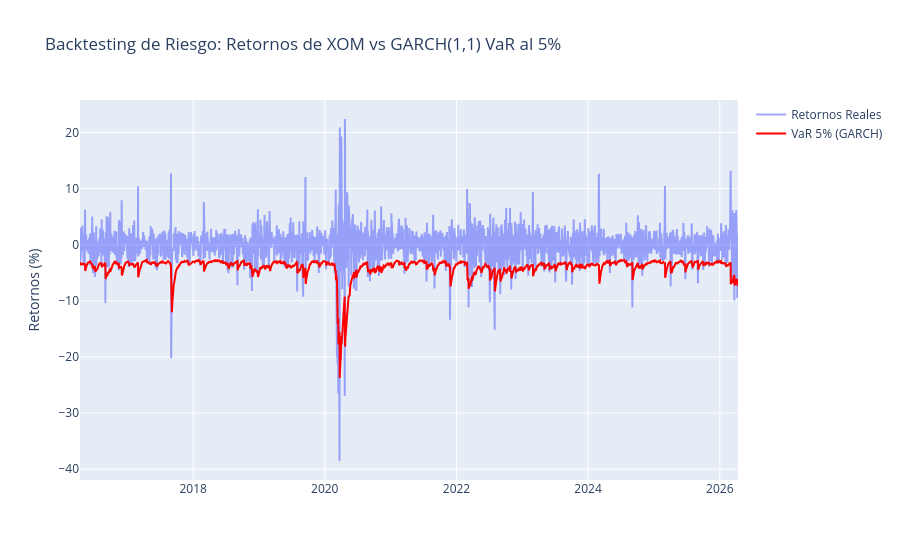

The notebook cell this image was saved under:
### Markdown cell above
Se ajusta un modelo GARCH(1,1) sobre los retornos, asumiendo una distribución t para capturar mejor colas pesadas típicas de los datos financieros. 

A partir de esta volatilidad, se calcula el Value at Risk (VaR) al 5%, utilizando el cuantil empírico de los residuales estandarizados. El VaR representa la pérdida máxima esperada bajo condiciones normales con un 95% de confianza.

Finalmente, se grafica la serie de retornos junto con el VaR estimado, lo que permite visualizar en qué momentos las pérdidas reales superan el umbral de riesgo, evaluando así la capacidad del modelo para capturar eventos extremos.

### Code cell
# Ajuste del modelo GARCH(1,1)
am = arch_model(returns, vol='Garch', p=1, q=1, dist='t')
res = am.fit(disp='off')


# Extraemos la volatilidad condicional modelada (Varianza que predijimos)
cond_vol = res.conditional_volatility

# Cálculo del Value at Risk (VaR) Histórico Condicional (GARCH) al 5%
# Cuantil empírico al 5% de los residuales estandarizados
q_5 = res.std_resid.quantile(0.05)

# VaR = Media Condicional + (Cuantil * Volatilidad Condicional)
# GARCH por defecto asume media constante, la extraemos de los parámetros
mean = res.params['mu']
VaR_5 = mean + cond_vol * q_5

# 5. Graficar los Retornos vs el VaR predictivo
fig = go.Figure()
fig.add_trace(go.Scatter(x=returns.index, y=returns.squeeze(), mode='lines',
                         name='Retornos Reales', opacity=0.6))
fig.add_trace(go.Scatter(x=VaR_5.index, y=VaR_5, mode='lines',
                         name='VaR 5% (GARCH)', line=dict(color='red')))

fig.update_layout(title='Backtesting de Riesgo: Retornos de XOM vs GARCH(1,1) VaR al 5%',
                  yaxis_title='Retornos (%)')
fig.show()

### Figure 1 — Plotly figure (JSON) as saved in the notebook; plotly's stock layout.template omitted (floating-point values rounded to 4 significant figures; data arrays with more than 128 entries replaced by an {"elided": "..."} marker saying what was removed)
{"data": [{"mode": "lines", "name": "Retornos Reales", "opacity": 0.6, "type": "scatter", "x": {"elided": "2515 str values"}, "y": {"elided": "2515 float values"}}, {"line": {"color": "red"}, "mode": "lines", "name": "VaR 5% (GARCH)", "type": "scatter", "x": {"elided": "2515 str values"}, "y": {"elided": "2515 float values"}}], "layout": {"title": {"text": "Backtesting de Riesgo: Retornos de XOM vs GARCH(1,1) VaR al 5%"}, "yaxis": {"title": {"text": "Retornos (%)"}}}}
